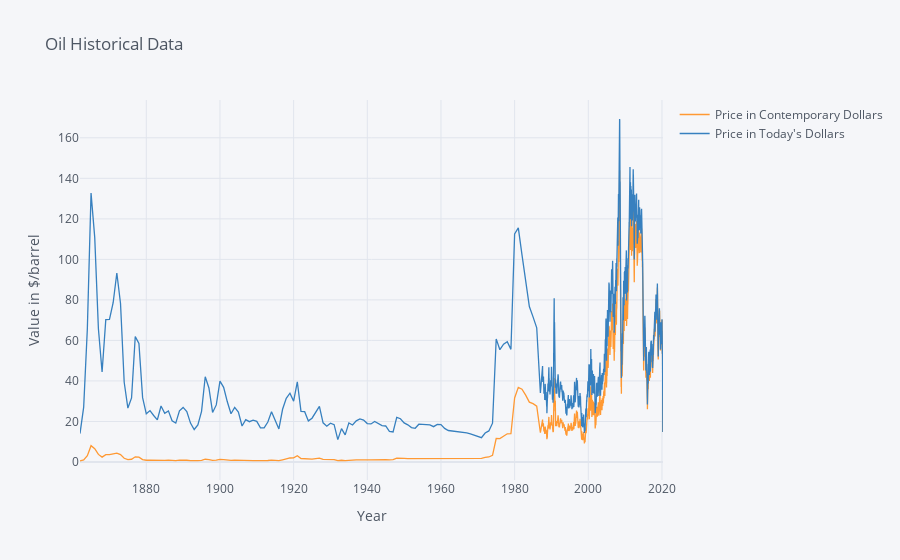

Source (notebook cell):
### Code cell
df = combined
fig = df.iplot(asFigure=True, xTitle="Year",
                    yTitle="Value in $/barrel", title="Oil Historical Data")
fig.show()

### Figure 1 — Plotly figure (JSON) as saved in the notebook; plotly's stock layout.template omitted (floating-point values rounded to 4 significant figures; data arrays with more than 128 entries replaced by an {"elided": "..."} marker saying what was removed)
{"data": [{"line": {"color": "rgba(255, 153, 51, 1.0)", "dash": "solid", "shape": "linear", "width": 1.3}, "mode": "lines", "name": "Price in Contemporary Dollars", "text": "", "type": "scatter", "x": {"elided": "8479 str values"}, "y": {"elided": "8479 float values"}}, {"line": {"color": "rgba(55, 128, 191, 1.0)", "dash": "solid", "shape": "linear", "width": 1.3}, "mode": "lines", "name": "Price in Today's Dollars", "text": "", "type": "scatter", "x": {"elided": "8479 str values"}, "y": {"elided": "8479 float values"}}], "layout": {"legend": {"bgcolor": "#F5F6F9", "font": {"color": "#4D5663"}}, "paper_bgcolor": "#F5F6F9", "plot_bgcolor": "#F5F6F9", "title": {"font": {"color": "#4D5663"}, "text": "Oil Historical Data"}, "xaxis": {"gridcolor": "#E1E5ED", "showgrid": true, "tickfont": {"color": "#4D5663"}, "title": {"font": {"color": "#4D5663"}, "text": "Year"}, "zerolinecolor": "#E1E5ED"}, "yaxis": {"gridcolor": "#E1E5ED", "showgrid": true, "tickfont": {"color": "#4D5663"}, "title": {"font": {"color": "#4D5663"}, "text": "Value in $/barrel"}, "zerolinecolor": "#E1E5ED"}}}
